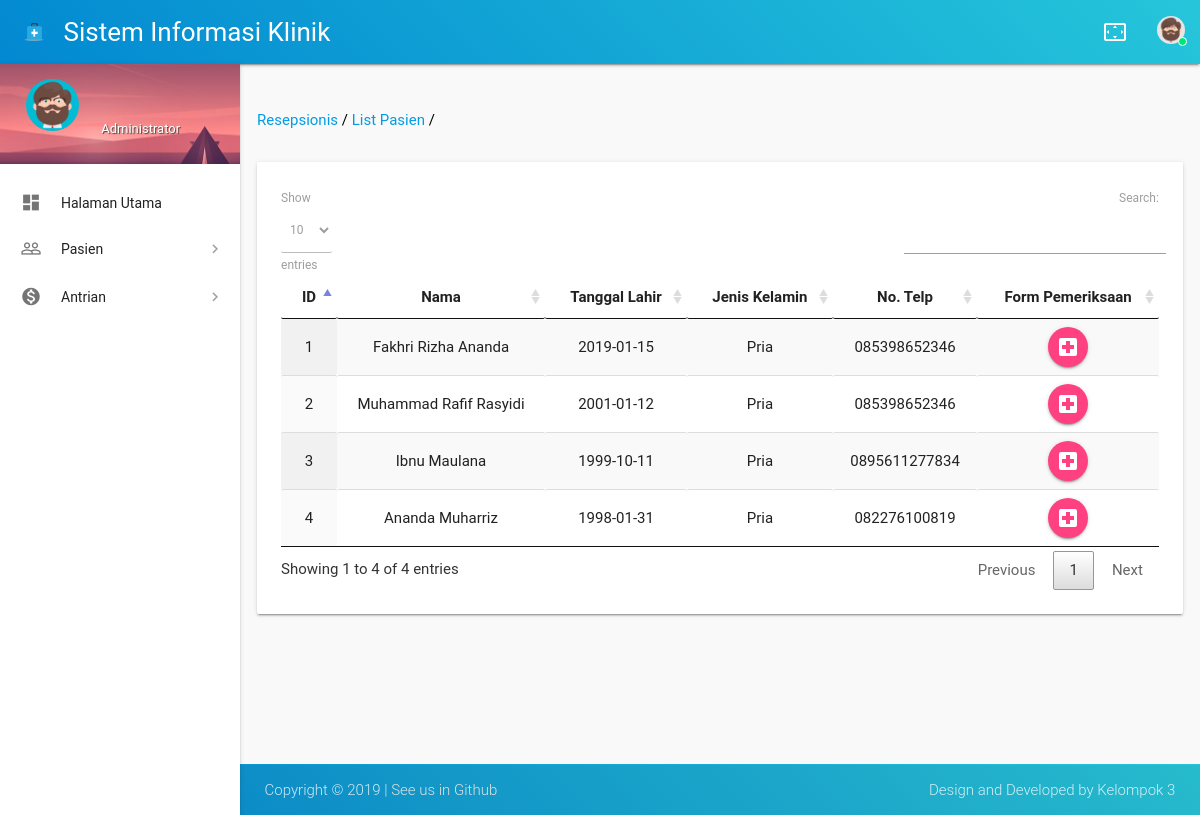
/index.php/resepsionis/list_pasien, run on an earlier commit of the app's database.
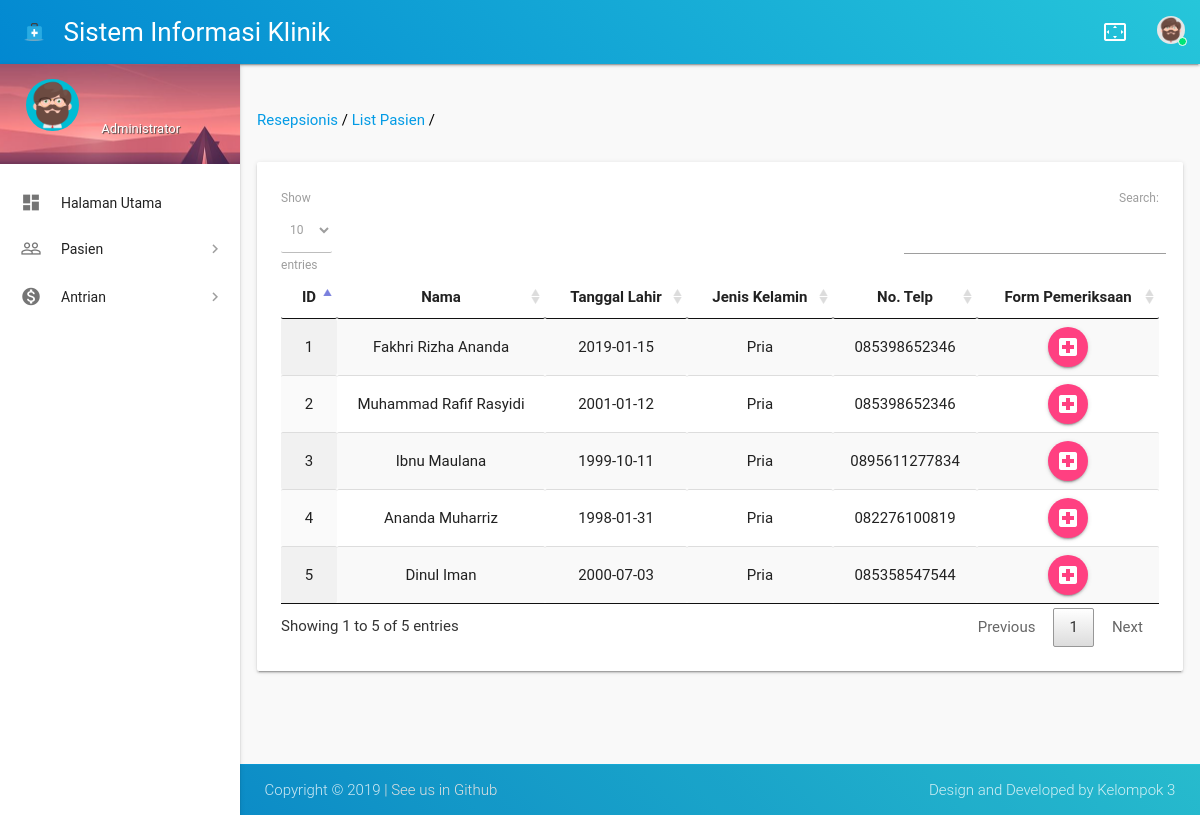
And on a later commit of the database.
### tables this page shows
CREATE TABLE `data_pasien` (
  `dp_id` int(11) NOT NULL,
  `dp_nama` varchar(75) NOT NULL,
  `dp_jenis_kelamin` enum('Pria','Wanita') NOT NULL,
  `dp_tempat_lahir` varchar(50) NOT NULL,
  `dp_tanggal_lahir` date NOT NULL,
  `dp_alamat` varchar(100) NOT NULL,
  `dp_nomor_telepon` varchar(13) NOT NULL
);

### application/controllers/Resepsionis.php (called while the page is built, shortened)
<?php
class Resepsionis extends CI_Controller
{
    public function __construct()
    {
        $this->load->library('user_management');
        $this->load->library('data_konvertor');
        $this->load->model('Main_model', 'M');
    }
    public function list_pasien()
    {
        $var = [
            'title' => 'List Pasien',
            'content' => '/resepsionis/content/list_pasien',
            'breadcrumbs' => explode('/', 'resepsionis/list_pasien'),
            'pasien' => $this->M->select_data_column(
                'data_pasien',
                [
                    'dp_id', 'dp_nama', 'dp_tanggal_lahir', 'dp_jenis_kelamin', 'dp_nomor_telepon'
                ]
            )->result()
        ];
        $this->load->vars($var);
        $this->load->view('resepsionis/layout');
    }
}

### index.php (called while the page is built, shortened)
<?php
require_once BASEPATH.'core/CodeIgniter.php';

### application/models/Main_model.php (called while the page is built, shortened)
<?php
class Main_model extends CI_Model
{
    public function select_data_column($namatabel, $column)
    {
        $column_formatted = [];
        foreach ($column as $key => $value) {
            array_push($column_formatted, "$value");
        }
        $query = $this->db->query('SELECT ' . implode(', ', $column_formatted) . ' FROM ' . $namatabel);
        return $query;
    }
}

### application/views/resepsionis/content/list_pasien.php (the view)
<section id="content">
    <div class="container">
        <div class="row">
            <br><br>
            <div class="col s11 black-text">
                <?php
                    $link = '';
                    foreach ($breadcrumbs as $crumbs) {
                        $link = $link . '/' . $crumbs; ?>
                <a href="<?= base_url($link) ?>" id="breadcrumb"><?= ucwords(str_replace('_', ' ', $crumbs)) ?></a>
                /
                <?php
                    } ?>
            </div>
            <div class="col s1"></div>
            <br><br>
        </div>
        <div class="row">
            <div class="col s12">
                <div class="card-panel">
                    <table id="tabel" class="display centered hover responsive-table">
                        <thead>
                            <tr>
                                <th>ID</th>
                                <th>Nama</th>
                                <th>Tanggal Lahir</th>
                                <th>Jenis Kelamin</th>
                                <th>No. Telp</th>
                                <th>Form Pemeriksaan</th>
                            </tr>
                        </thead>
                        <tbody>
                            <?php foreach ($pasien as $data): ?>
                            <tr>
                                <td><?= $data->dp_id ?>
                                </td>
                                <td><?= $data->dp_nama ?>
                                </td>
                                <td><?= $data->dp_tanggal_lahir ?>
                                </td>
                                <td><?= $data->dp_jenis_kelamin ?>
                                </td>
                                <td><?= $data->dp_nomor_telepon ?>
                                </td>
                                <td><a class="waves-effect waves-light btn-floating" href="http://localhost/Klinik/admin/pemeriksaan_kesehatan_pasien/<?= $data->dp_id ?>"><i
                                            class="material-icons left">local_hospital</i>
                                        Edit</a>
                                </td>
                            </tr>
                            <?php endforeach; ?>
                        </tbody>
                    </table>
                </div>
            </div>
        </div>
</section>

### application/views/resepsionis/layout.php (shortened to what this page needs)
<!DOCTYPE html>
<html lang="en">
<head>
  <link href="<?php echo base_url('assets/css/materialize.css') ?>"
    type="text/css" rel="stylesheet">
  <link href="<?php echo base_url('assets/css/materialize-admin.css') ?>"
    type="text/css" rel="stylesheet">
  <link href="<?php echo base_url('assets/css/materialize-style.css')?>"
    type="text/css" rel="stylesheet">
  <link href="<?php echo base_url('assets/css/main.css')?>"
    type="text/css" rel="stylesheet">
  <link href="<?php echo base_url('assets/vendors/perfect-scrollbar/perfect-scrollbar.css')?>"
    type="text/css" rel="stylesheet">
  <link href="<?php echo base_url('assets/vendors/flag-icon/css/flag-icon.min.css')?>"
    type="text/css" rel="stylesheet">
  <link rel="stylesheet" href="<?php echo base_url('assets/datatables.min.css')?>">
</head>
<body>
  <header id="header" class="page-topbar">
    <div class="navbar-fixed">
      <nav class="navbar-color gradient-45deg-light-blue-cyan">
        <div class="nav-wrapper">
          <ul class="left">
            <li>
              <h1 class="logo-wrapper">
                <a href="<?= base_url() ?>" class="brand-logo darken-1">
                  <img src="<?php echo base_url('assets/images/logo/materialize-logo.png')?>"
                    alt="Logo Klinik">
                  <span class="logo-text hide-on-med-and-down">Sistem Informasi Klinik</span>
                </a>
              </h1>
            </li>
          </ul>
          <ul class="right hide-on-med-and-down">
            <li>
              <a href="javascript:void(0);" class="waves-effect waves-block waves-light toggle-fullscreen">
                <i class="material-icons">settings_overscan</i>
              </a>
            </li>
            <li>
              <a href="javascript:void(0);" class="waves-effect waves-block waves-light profile-button" data-activates="profile-dropdown">
                <span class="avatar-status avatar-online">
                  <img src="<?php echo base_url('assets/images/avatar/avatar-7.png')?>"
                    alt="avatar">
                  <i></i>
                </span>
              </a>
            </li>
          </ul>
        </div>
      </nav>
    </div>
  </header>
  <div id="main">
    <div class="wrapper">
      <aside id="left-sidebar-nav">
        <ul id="slide-out" class="side-nav fixed leftside-navigation">
          <li class="user-details cyan darken-2">
            <div class="row">
              <div class="col col s4 m4 l4">
                <img src="<?php echo base_url('assets/images/avatar/avatar-7.png')?>"
                  alt="" class="circle responsive-img valign profile-image cyan">
              </div>
              <div class="col col s8 m8 l8">
                <a class="btn-flat dropdown-button waves-effect waves-light white-text profile-btn" href="#"
                  data-activates="profile-dropdown-nav"><?= $this->session->userdata('nama') ?></a>
                <p class="user-roal">Administrator</p>
              </div>
            </div>
          </li>
          <li class="no-padding">
            <ul class="collapsible" data-collapsible="accordion">
              <li class="bold">
                <a href="<?= base_url() ?>" class="waves-effect waves-cyan">
                  <i class="material-icons">dashboard</i>
                  <span class="nav-text">Halaman Utama</span>
                </a>
              </li>
              <li class="bold">
                <a class="collapsible-header waves-effect">
                  <i class="material-icons">people_outline</i>
                  <span class="nav-text">Pasien</span>
                </a>
              </li>
              <li class="bold">
                <a class="collapsible-header waves-effect">
                  <i class="material-icons">monetization_on</i>
                  <span class="nav-text">Antrian</span>
                </a>
              </li>
            </ul>
          </li>
        </ul>
      </aside>
      <?php $this->load->view($content)?>
    </div>
  </div>
  <footer class="page-footer gradient-45deg-light-blue-cyan">
    <div class="footer-copyright">
      <div class="container">
        <span>Copyright ©
           <a class="grey-text text-lighten-2" href="https://github.com/fakhririzha/klinik" target="_blank"> |
            See
            us in Github</a></span>
        <span class="right hide-on-small-only"> Design and Developed by Kelompok 3</span>
      </div>
    </div>
  </footer>
</body>
</html>

What changed in the data, as far as the page shows it:
added data_pasien: dp_id "5", dp_nama "Dinul Iman", dp_tanggal_lahir "2000-07-03", dp_jenis_kelamin "Pria", dp_nomor_telepon "085358547544"
Also different on the page:
text written by a page script: "Show entries Search: Showing 1 to 4 of 4 entries Previous 1 Next" → "Show entries Search: Showing 1 to 5 of 5 entries Previous 1 Next"
